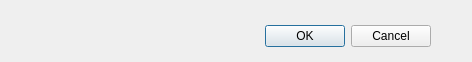
<?xml version="1.0" encoding="UTF-8"?>
<ui version="4.0">
 <class>addInstanceDialog</class>
 <widget class="QDialog" name="addInstanceDialog">
  <property name="geometry">
   <rect>
    <x>0</x>
    <y>0</y>
    <width>472</width>
    <height>62</height>
   </rect>
  </property>
  <property name="windowTitle">
   <string>Add Instance</string>
  </property>
  <widget class="QDialogButtonBox" name="buttonBox">
   <property name="geometry">
    <rect>
     <x>90</x>
     <y>20</y>
     <width>341</width>
     <height>32</height>
    </rect>
   </property>
   <property name="orientation">
    <enum>Qt::Horizontal</enum>
   </property>
   <property name="standardButtons">
    <set>QDialogButtonBox::Cancel|QDialogButtonBox::Ok</set>
   </property>
  </widget>
 </widget>
 <resources/>
 <connections>
  <connection>
   <sender>buttonBox</sender>
   <signal>accepted()</signal>
   <receiver>addInstanceDialog</receiver>
   <slot>accept()</slot>
   <hints>
    <hint type="sourcelabel">
     <x>248</x>
     <y>254</y>
    </hint>
    <hint type="destinationlabel">
     <x>157</x>
     <y>274</y>
    </hint>
   </hints>
  </connection>
  <connection>
   <sender>buttonBox</sender>
   <signal>rejected()</signal>
   <receiver>addInstanceDialog</receiver>
   <slot>reject()</slot>
   <hints>
    <hint type="sourcelabel">
     <x>316</x>
     <y>260</y>
    </hint>
    <hint type="destinationlabel">
     <x>286</x>
     <y>274</y>
    </hint>
   </hints>
  </connection>
 </connections>
</ui>
